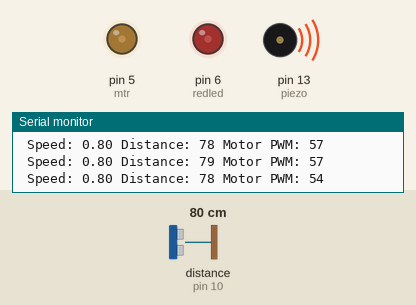
This sketch was run on a simulated Arduino Uno, built with avr-gcc and run on an emulated ATmega328P. On the bench: output pins drawn as LEDs (lit = HIGH), buzzer (waves = sounding), the last lines printed to the serial monitor. Wiring (inferred from the names in the program): ultrasonic range finder: trigger pin 9; echo pin 10. The test bench sets the inputs (shaded band); at power-on: distance to the obstacle (sensor on pin 10) 80 cm. The echo pulse lasts 58.3 µs per cm; pins used as bus, display or sensor lines are not drawn.

Above: at 1.8 s.
1.9 s: distance to the obstacle (sensor on pin 10) set to 120 cm
4.9 s: distance to the obstacle (sensor on pin 10) set to 18 cm
At 6.67 s:
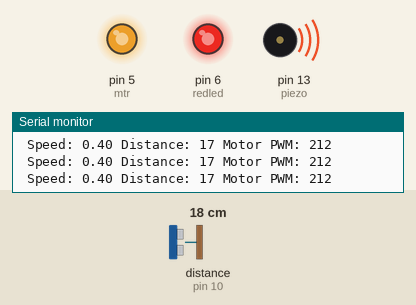
7.9 s: distance to the obstacle (sensor on pin 10) set to 88 cm
At 8.86 s:
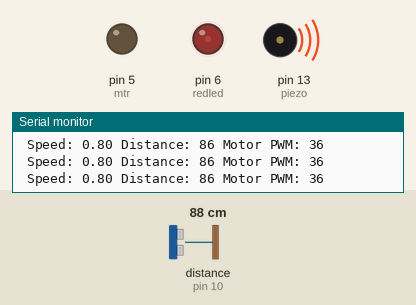
10.9 s: distance to the obstacle (sensor on pin 10) set to 35 cm
At 12.85 s:
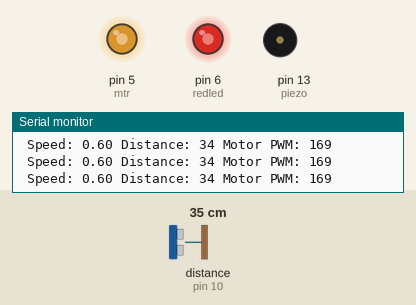
13.9 s: distance to the obstacle (sensor on pin 10) set to 60 cm
At 14.09 s:
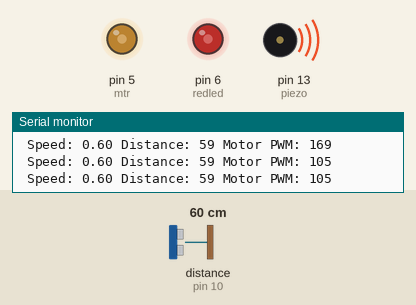
16.9 s: distance to the obstacle (sensor on pin 10) set to 250 cm
At 19.1 s:
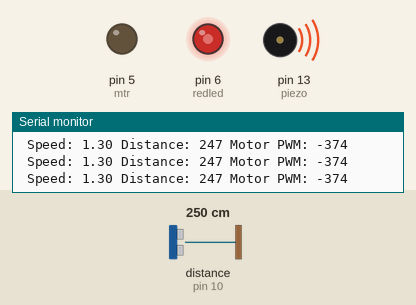
Timing chart, 0 to 20.9 s (numbered marks = the images above; inputs shaded):
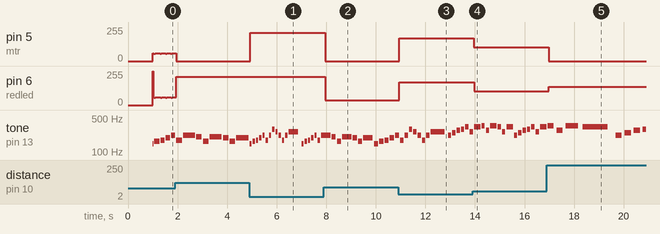

The sketch:

Hall_of_MtnK_Test.ino
```cpp
#define NOTE_B0  31
#define NOTE_C1  33
#define NOTE_CS1 35
#define NOTE_D1  37
#define NOTE_DS1 39
#define NOTE_E1  41
#define NOTE_F1  44
#define NOTE_FS1 46
#define NOTE_G1  49
#define NOTE_GS1 52
#define NOTE_A1  55
#define NOTE_AS1 58
#define NOTE_B1  62
#define NOTE_C2  65
#define NOTE_CS2 69
#define NOTE_D2  73
#define NOTE_DS2 78
#define NOTE_E2  82
#define NOTE_F2  87
#define NOTE_FS2 93
#define NOTE_G2  98
#define NOTE_GS2 104
#define NOTE_A2  110
#define NOTE_AS2 117
#define NOTE_B2  123
#define NOTE_C3  131
#define NOTE_CS3 139
#define NOTE_D3  147
#define NOTE_DS3 156
#define NOTE_E3  165
#define NOTE_F3  175
#define NOTE_FS3 185
#define NOTE_G3  196
#define NOTE_GS3 208
#define NOTE_A3  220
#define NOTE_AS3 233
#define NOTE_B3  247
#define NOTE_C4  262
#define NOTE_CS4 277
#define NOTE_D4  294
#define NOTE_DS4 311
#define NOTE_E4  330
#define NOTE_F4  349
#define NOTE_FS4 370
#define NOTE_G4  392
#define NOTE_GS4 415
#define NOTE_A4  440
#define NOTE_AS4 466
#define NOTE_B4  494
#define NOTE_C5  523
#define NOTE_CS5 554
#define NOTE_D5  587
#define NOTE_DS5 622
#define NOTE_E5  659
#define NOTE_F5  698
#define NOTE_FS5 740
#define NOTE_G5  784
#define NOTE_GS5 831
#define NOTE_A5  880
#define NOTE_AS5 932
#define NOTE_B5  988
#define NOTE_C6  1047
#define NOTE_CS6 1109
#define NOTE_D6  1175
#define NOTE_DS6 1245
#define NOTE_E6  1319
#define NOTE_F6  1397
#define NOTE_FS6 1480
#define NOTE_G6  1568
#define NOTE_GS6 1661
#define NOTE_A6  1760
#define NOTE_AS6 1865
#define NOTE_B6  1976
#define NOTE_C7  2093
#define NOTE_CS7 2217
#define NOTE_D7  2349
#define NOTE_DS7 2489
#define NOTE_E7  2637
#define NOTE_F7  2794
#define NOTE_FS7 2960
#define NOTE_G7  3136
#define NOTE_GS7 3322
#define NOTE_A7  3520
#define NOTE_AS7 3729
#define NOTE_B7  3951
#define NOTE_C8  4186
#define NOTE_CS8 4435
#define NOTE_D8  4699
#define NOTE_DS8 4978

int melody[] = {
  // First Section
  NOTE_D3, NOTE_E3, NOTE_F3, NOTE_G3, NOTE_A3, NOTE_F3, NOTE_A3, NOTE_GS3,
  NOTE_E3, NOTE_GS3, NOTE_G3, NOTE_E3, NOTE_G3,
   NOTE_D3, NOTE_E3, NOTE_F3, NOTE_G3, NOTE_A3, NOTE_F3, NOTE_A3,NOTE_D4, NOTE_C4,
   NOTE_A3, NOTE_F3, NOTE_A3, NOTE_C4, 0,
   // First Section Repeat
   NOTE_D3, NOTE_E3, NOTE_F3, NOTE_G3, NOTE_A3, NOTE_F3, NOTE_A3, NOTE_GS3,
  NOTE_E3, NOTE_GS3, NOTE_G3, NOTE_E3, NOTE_G3,
   NOTE_D3, NOTE_E3, NOTE_F3, NOTE_G3, NOTE_A3, NOTE_F3, NOTE_A3,NOTE_D4, NOTE_C4,
   NOTE_A3, NOTE_F3, NOTE_A3, NOTE_C4,0,
   //Second Section
   NOTE_A3, NOTE_B3, NOTE_CS4, NOTE_D4, NOTE_E4, NOTE_C4, NOTE_E4, NOTE_F4, NOTE_CS4, NOTE_F4, NOTE_E4, NOTE_C4, NOTE_E4,
   NOTE_A3, NOTE_B3, NOTE_CS4, NOTE_D4, NOTE_E4, NOTE_C4, NOTE_E4, NOTE_F4, NOTE_CS4, NOTE_F4, NOTE_E4,
   //Second Repeat
      NOTE_A3, NOTE_B3, NOTE_CS4, NOTE_D4, NOTE_E4, NOTE_C4, NOTE_E4, NOTE_F4, NOTE_CS4, NOTE_F4, NOTE_E4, NOTE_C4, NOTE_E4,
   NOTE_A3, NOTE_B3, NOTE_CS4, NOTE_D4, NOTE_E4, NOTE_C4, NOTE_E4, NOTE_F4, NOTE_CS4, NOTE_F4, NOTE_E4,
    // Last Section
  NOTE_D3, NOTE_E3, NOTE_F3, NOTE_G3, NOTE_A3, NOTE_F3, NOTE_A3, NOTE_GS3,
  NOTE_E3, NOTE_GS3, NOTE_G3, NOTE_E3, NOTE_G3,
   NOTE_D3, NOTE_E3, NOTE_F3, NOTE_G3, NOTE_A3, NOTE_F3, NOTE_A3,NOTE_D4, NOTE_C4,
   NOTE_A3, NOTE_F3, NOTE_E3, NOTE_D3
};

// note durations: 4 = quarter note, 8 = eighth note, etc.
int noteDurations[] = {
  4, 4, 4, 4, 4, 4, 2, 4, 4, 2, 4, 4, 2, 4, 4, 4, 4, 4, 4, 4, 4, 4, 4, 4, 4, 1.999, 8,
  // First Repeat
  4, 4, 4, 4, 4, 4, 2, 4, 4, 2, 4, 4, 2, 4, 4, 4, 4, 4, 4, 4, 4, 4, 4, 4, 4, 1.999, 8,
  // Second Section
  4, 4, 4, 4, 4, 4, 2, 4, 4, 2, 4, 4, 2, 4, 4, 4, 4, 4, 4, 2, 4, 4, 2, 1,
  // Second Repeat
   4, 4, 4, 4, 4, 4, 2, 4, 4, 2, 4, 4, 2, 4, 4, 4, 4, 4, 4, 2, 4, 4, 2, 1,
  // Last Section
   4, 4, 4, 4, 4, 4, 2, 4, 4, 2, 4, 4, 2, 4, 4, 4, 4, 4, 4, 4, 4, 4, 4, 4, 4, 1.999,
};

const unsigned long ult2 = 20;
const unsigned long ult10 = 100;
const unsigned long mtrdel = 1000;
unsigned long ult2prev = 0;
unsigned long ult10prev = 0;
unsigned long meloprev = 0;
unsigned long toneprev = 0;
unsigned long mtrprev = 0;
long duration;
long pauseBetweenNotes;

const int trigPin = 9;
const int echoPin = 10;
const int redled = 6;
const int piezo = 13;

int mtrpwm;
int distance;
int mtr = 5;
int noteDuration;
int thisNote = 0;
float Myspeed;

boolean tonestate = false;

void setup() {

pinMode(trigPin, OUTPUT);
pinMode(echoPin, INPUT);
pinMode(redled, OUTPUT);
pinMode(mtr, OUTPUT);
pinMode(piezo, OUTPUT);
Serial.begin(9600);
}

void loop() {
//Timing Agents
   unsigned long microtime = micros();
   unsigned long miltime = millis();

//Ultrasonic Detection
digitalWrite(trigPin, LOW);
 if (microtime - ult2prev >= ult2) {
   digitalWrite(trigPin, HIGH);
    ult2prev = microtime;
}

  if (microtime - ult10prev >= ult10) {
    digitalWrite(trigPin, LOW);
    ult10prev = microtime;
}
duration = pulseIn(echoPin, HIGH);
distance= duration*0.034/2;
Serial.print(" Distance: ");
Serial.print(distance);
Serial.print(" Motor PWM: ");
Serial.println(mtrpwm);

//Motor Vibration Code
mtrpwm = map(distance, 0, 100, 255, 0);
if(miltime - mtrprev >= mtrdel && distance <= 85){
    analogWrite(mtr, mtrpwm);
}
else{
    analogWrite(mtr, 0);
  }

//Sound Speed
if(distance <= 30) {
  Myspeed = 0.4;
}
else if(distance > 30 && distance <= 60) {
  Myspeed = 0.6;
}
else if(distance > 60 && distance <= 90){
  Myspeed = 0.8;
}
else if(distance > 90 && distance <= 120){
  Myspeed = 1;
}
else {
  Myspeed = 1.3;
}

//Sound Playing Code
noteDuration = 1000 / noteDurations[thisNote];
Serial.print(" Speed: ");
Serial.print(Myspeed);
pauseBetweenNotes = noteDuration * Myspeed;

if (tonestate == false){
  tone(piezo, melody[thisNote], noteDuration);
  tonestate = true;
}
if (thisNote >= 135){
  thisNote = 0;
}
if (miltime - meloprev >= pauseBetweenNotes && tonestate == true){
  meloprev = miltime;
  thisNote++;
  tonestate = false;
  noTone(piezo);
}
//Led Code Stuff
 if(distance <= 255){
   analogWrite(redled, mtrpwm);
 }
 else{
   analogWrite(redled, 0);
 }
}
```

Measured:
- after the input at 4.9 s, pin 5 (mtr): 0/255 → 212/255 at once; pin 6 (redled): 211/255 → 212/255 after 0.05 s
- after the input at 7.9 s, pin 5 (mtr): 212/255 → 0/255 after 0.05 s
- after the input at 10.9 s, pin 5 (mtr): 0/255 → 169/255 at once
- after the input at 13.9 s, pin 5 (mtr): 169/255 → 105/255 after 0.05 s; pin 6 (redled): 169/255 → 105/255 after 0.06 s
- after the input at 16.9 s, pin 5 (mtr): 105/255 → 0/255 after 0.07 s; pin 6 (redled): 105/255 → 138/255 after 0.08 s
- by itself, tone on pin 13 (piezo): plays 349 Hz for 0.25 s, 277 Hz for 0.25 s, 349 Hz for 0.50 s, 330 Hz for 1.0 s, 220 Hz for 0.25 s, 247 Hz for 0.25 s … (8 notes in this stretch)
